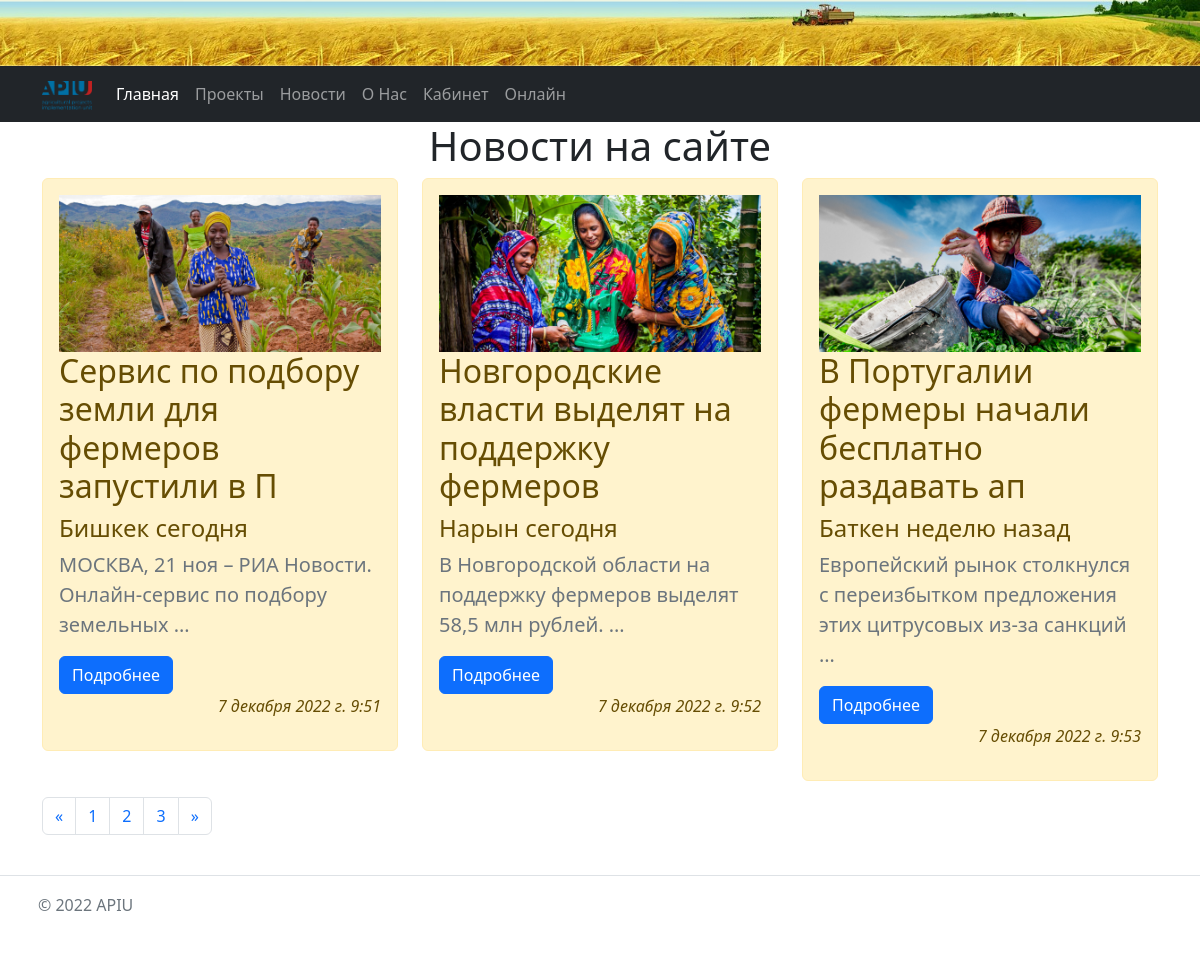
Before: /news/ with the older database file.
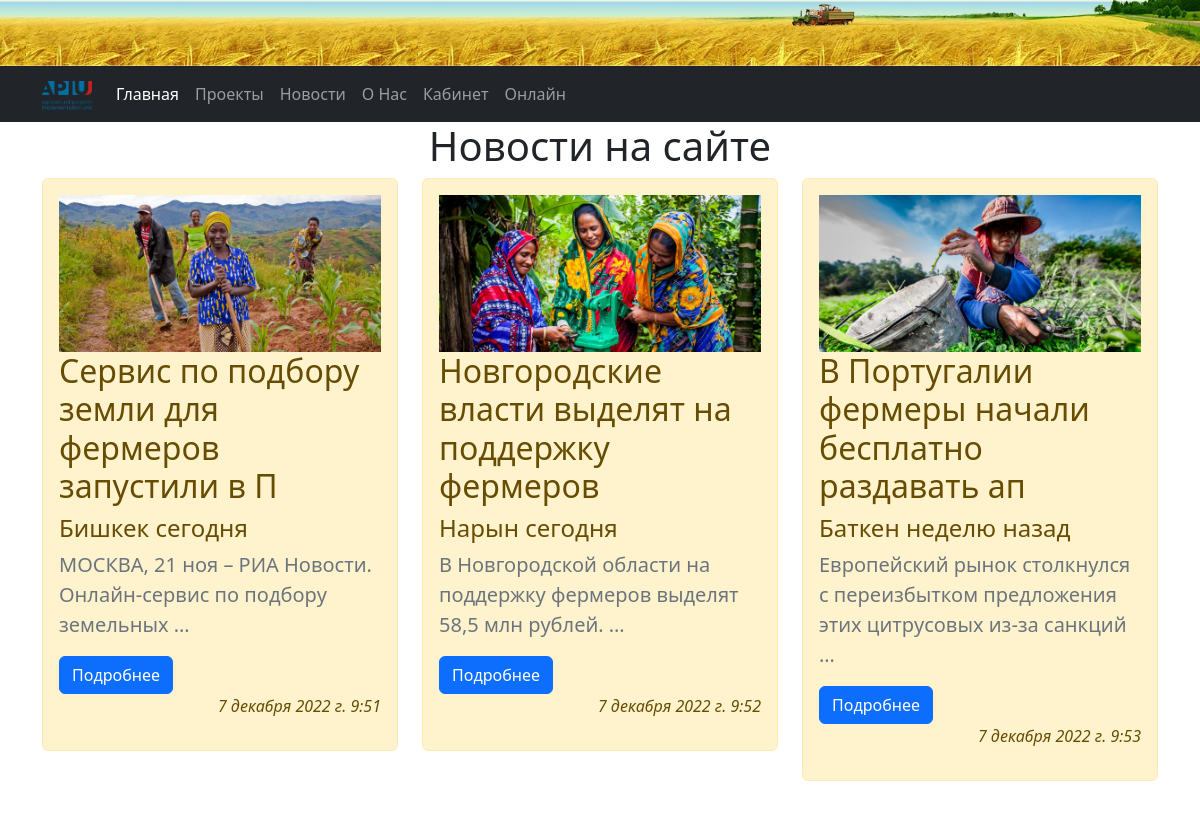
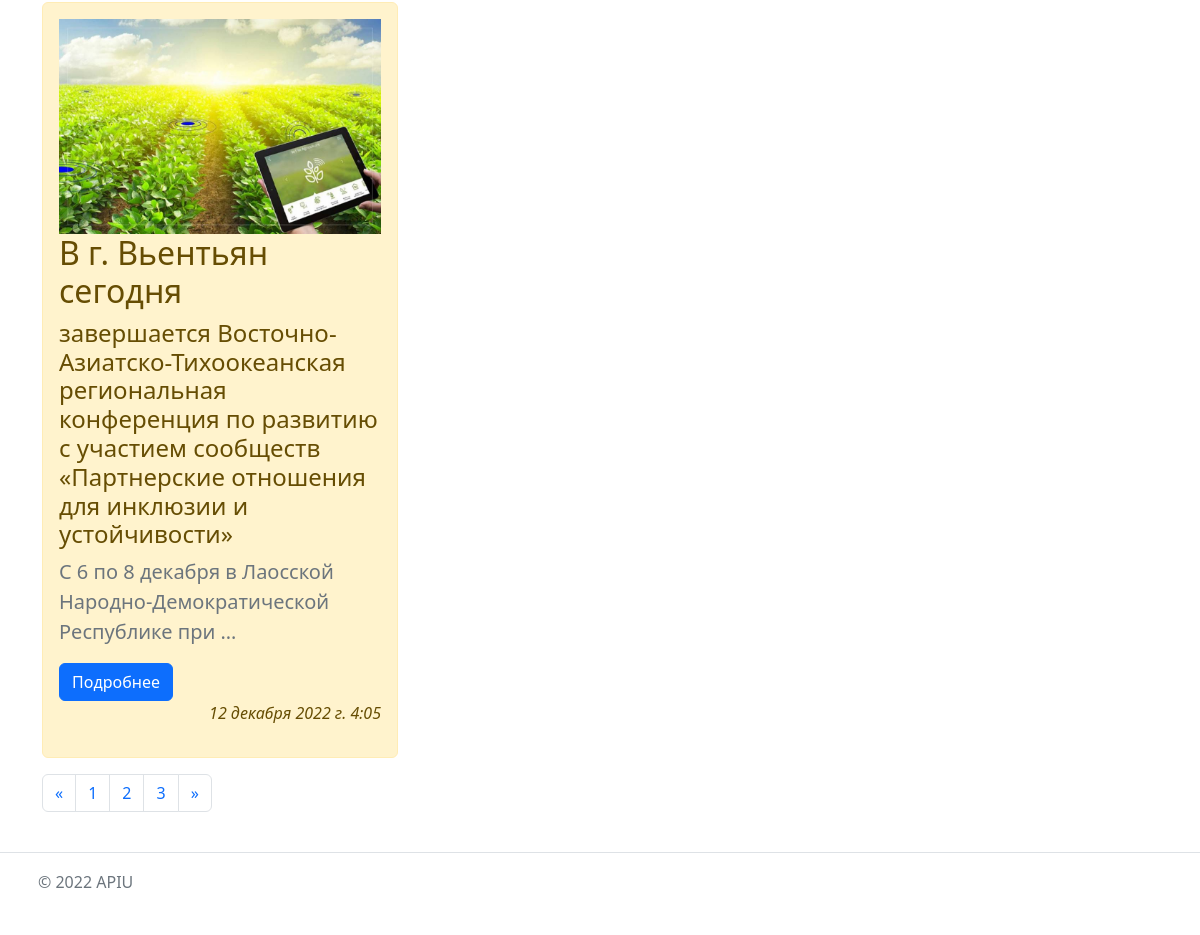
After: the same page with the newer database file (2 pictures, top to bottom).
### news/models.py (models this page shows, shortened)
class Articles(models.Model):
    title = models.CharField('Название', max_length=50)
    anons = models.CharField('Анонс', max_length=250)
    full_text = models.TextField('Статья')
    img = models.ImageField(upload_to='img', blank=True, null=True)
    specs = models.FileField(upload_to='specs', blank=True, null=True)
    date = models.DateTimeField('Дата публикации')
    class Meta:
        verbose_name = 'Новость'
        verbose_name_plural = 'Новости'

### news/views.py (the view)
# urls.py: path('', views.NewshomeView.as_view(), name='news_home'),
class NewshomeView(ListView):
        model = Articles
        template_name = 'news/news_home.html'
        context_object_name = 'news'
        paginate_by = 15

### news/templates/news/news_home.html
{% extends 'main/base.html' %} {% block content %}
<h1 class="text-center">Новости на сайте</h1>
<div class="container">
  <div class="row row-cols-1 row-cols-md-3 g-4">
    {% for el in news %}
    <div class="cart aria-hidden="true"">
        <div class="features">
          <div class="alert alert-warning">
            <img src="{{ el.img.url }}" class="card-img-top" alt="..." />
            <h2>{{ el.title}}</h2>
            <h4 class="fw-light">{{el.anons}}</h4>
            <p class="lead text-muted">{{ el.full_text | truncatewords:10}}</p>
            <a href="{% url 'news_detail' el.id %}" class="btn btn-primary"
              >Подробнее</a
            >
            <p style="font-size: 16px" color="green" align="right" face="Arial">
              <em>{{el.date}}</em>
            </p>
          </div>
        </div>
      </div>
      {% endfor %}
    </div>
  </div>
  <div class="container">
    <div class="row">
      <nav aria-label="Page navigation example">
        <ul class="pagination">
          <li class="page-item">
            <a class="page-link" href="#" aria-label="Previous">
              <span aria-hidden="true">&laquo;</span>
            </a>
          </li>
          <li class="page-item"><a class="page-link" href="#">1</a></li>
          <li class="page-item"><a class="page-link" href="#">2</a></li>
          <li class="page-item"><a class="page-link" href="#">3</a></li>
          <li class="page-item">
            <a class="page-link" href="#" aria-label="Next">
              <span aria-hidden="true">&raquo;</span>
            </a>
          </li>
        </ul>
      </nav>
    </div>
  </div>
{%endblock%}

Changed rows visible on the page:
added Articles: img (picture), title "В г. Вьентьян сегодня", anons "завершается Восточно-Азиатско-Тихоокеанская региональная конференция по развитию с участием сообществ «Партнерские отношения для инклюзии и устойчивости»", full_text "С 6 по 8 декабря в Лаосской Народно-Демократической Республике при …", date "12 декабря 2022 г. 4:05"
